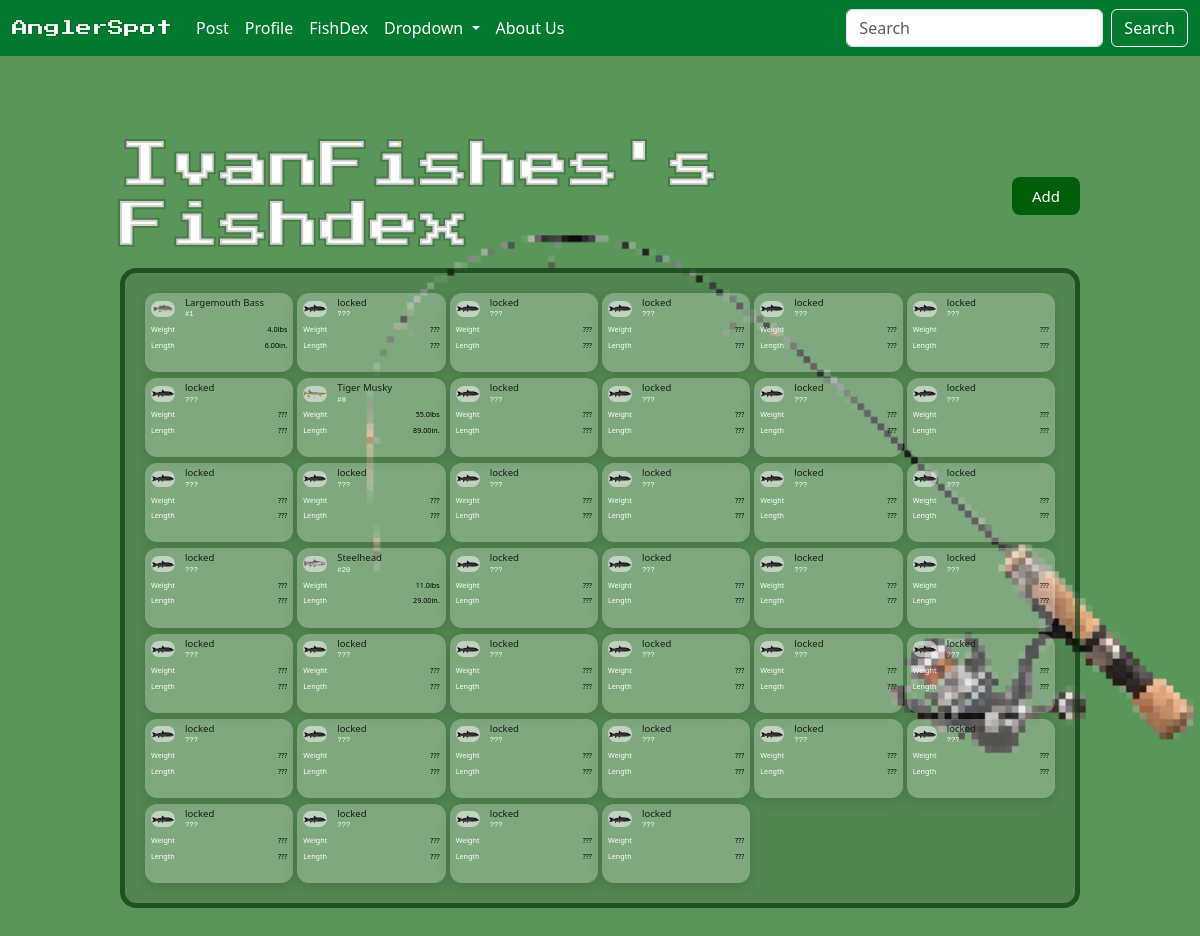
Screenshot of /fishdex/1/ (signed in) with the database file from the repository.
### angler/models/user.py (models this page shows, shortened)
class User(AbstractUser):
    is_private = models.BooleanField(default=False)
    points = models.PositiveIntegerField(default=0) #previous idea have a cap on points validators=[MaxValueValidator(5000)]
    @property
    def get_profile_name(self):
        return Profile.objects.get(user=self).profile_name

class Profile(models.Model):
    user = models.OneToOneField(User, on_delete=models.CASCADE)
    profile_image = models.ImageField(default='default_profile_img.jpg', upload_to='profile_img/', null=False, blank=True)
    profile_name = models.CharField(max_length=16, blank=True)
    bio = models.TextField(max_length=500, blank=True)

### angler/models/fish.py (models this page shows, shortened)
class FishEntry(models.Model):
    fish = models.ForeignKey(Fish, on_delete=models.CASCADE)
    fish_dex = models.ForeignKey(FishDex, on_delete=models.CASCADE)
    entry_weight = models.DecimalField(max_digits=5, decimal_places=1)
    entry_length = models.DecimalField(max_digits=5, decimal_places=2)
    fish_dex_image = models.ImageField(upload_to='fishdex_img/', blank=True)
    tackle = models.ForeignKey(RodAndReel, null=True, blank=True, on_delete=models.SET_NULL)
    lure = models.ForeignKey(Lure, null=True, blank=True, on_delete=models.SET_NULL)
    caught_at = models.DateTimeField(auto_now=True)
    latitude = models.DecimalField(max_digits=9, decimal_places=6, null=True, blank=True)
    longitude = models.DecimalField(max_digits=9, decimal_places=6, null=True, blank=True)
    class Meta:
        unique_together = ('fish', 'fish_dex')

class Fish(models.Model):
    name = models.CharField(max_length=100, unique=True)
    fish_group = models.CharField(max_length=100, blank=True) #i.e bass is the group and the fish name would be large mouth bass
    weight = models.DecimalField(max_digits=5, decimal_places=1) # i.e 1230.9
    length = models.DecimalField(max_digits=5, decimal_places=2) # standard unnit will be inches (form will accept feet and or inches then convert to inches) i.e 234.43
    shiny = models.BooleanField(default=False)
    fish_avatar = models.ImageField(upload_to=content_file_name) #will be stock image for type of fish

### angler/views/fish_dex.py (the view)
# urls.py: path('fishdex/<int:user_id>/', FishDexView.as_view(), name='fishdex'),
class FishDexView(LoginRequiredMixin, View):
    login_url = '/login/'
    def get (self, request, user_id):
        user = get_object_or_404(User, id=user_id)
        fish_entries = FishEntry.objects.filter(fish_dex=FishDex.objects.get(user_id=user_id))
        locked_fish = Fish.objects.exclude(id__in=fish_entries.values_list('fish_id'))
        all_fish = Fish.objects.all()
        print('total fish: ',all_fish.count())
        context = { 'user':user,
                    'fish_entries':fish_entries,
                    'locked_fish':locked_fish,
                    'all_fish':all_fish}
        return render(request, 'angler/fishdex/fish_dex.html', context)

### angler/templates/angler/fishdex/fish_dex.html
{% extends 'angler/base.html'%}
{% block content %}
<body class="app-page">
    <div class="title-row">
        <h2 class="section-title">{{user.get_profile_name}}'s Fishdex</h2>
        {% if request.user == user %}
        <a href="{% url 'fishdex_entry' %}" class="title-btn">Add</a>
        {% endif %}
    </div>
    <div class="practice-box2">
        <div class="obj-grid">
            {% for fish in all_fish %}
                {% for entry in fish_entries %}
                    {% if entry.fish.name == fish.name %}
                        <a href="{% url 'fishdex_detail' fishdex_id=entry.fish_dex.id fish_entry_id=entry.id %}" class="obj-card">
                            <div class="card-header">
                            <img class="obj-img" src="{{ entry.fish.fish_avatar.url }}" alt="{{ obj.name }}" />
                            <div class="card-header-text">
                                <span class="obj-name">{{ entry.fish.name }}</span>
                                <span class="obj-id">#{{ fish.id }}</span>
                            </div>
                            </div>
                            <div class="card-fields">
                            <div class="field-row">
                                <span class="field-label">Weight</span>
                                <span class="field-value">{{ entry.entry_weight }}lbs</span>
                            </div>
                            <div class="field-row">
                                <span class="field-label">Length</span>
                                <span class="field-value">{{ entry.entry_length }}in.</span>
                            </div>
                            </div>
                        </a>
                    {% endif %}
                {% endfor %}
                    {% if fish in locked_fish %}
                        <a aria-disabled="true" class="obj-card">
                            <div class="card-header">
                            <img class="obj-img" src="{{MEDIA_URL}}fish/locked-fish.png" alt="{{ obj.name }}" />
                            <div class="card-header-text">
                                <span class="obj-name">locked</span>
                                <span class="obj-id">???</span>
                            </div>
                            </div>
                            <div class="card-fields">
                            <div class="field-row">
                                <span class="field-label">Weight</span>
                                <span class="field-value">???</span>
                            </div>
                            <div class="field-row">
                                <span class="field-label">Length</span>
                                <span class="field-value">???</span>
                            </div>
                            </div>
                        </a>
                    {% endif %}
        {% endfor %}
        </div>
    </div>
</body>
{% endblock %}

### angler/static/css/style.css (style rules this page uses)
a { text-decoration: none; color: green; }
img { background: transparent; }
body.app-page { background-image: url("../icons/rod.png"); background-repeat: no-repeat; background-size: 70%; background-position: right center; background-attachment: fixed; }
.practice-box2 { position: relative; width: 80vw; height: 80vh; border: 5px solid #0133059d; margin: 0 auto 10vh; box-sizing: border-box; padding: 20px; border-radius: 16px; overflow: hidden; background-color: #0000001a; }
.obj-grid { display: grid; grid-template-columns: repeat(6, 1fr); grid-auto-rows: 1fr; gap: .5vw .5vh; height: 100%; width: 100%; align-content: stretch; box-sizing: border-box; }
.obj-card { min-height: 0; box-sizing: border-box; box-shadow: 0px 4px 15px rgba(0, 0, 0, 0.13); background: rgba(255, 255, 255, 0.274); border: 1.5px solid var(--color-border-tertiary); border-radius: 12px; padding: 0.5vh 0.5vw; display: flex; flex-direction: column; gap: 0.5vh; cursor: pointer; text-decoration: none; color: inherit; overflow: hidden; transition: border-color 0.15s, background 0.15s, transform 0.1s; }
.card-header { display: flex; align-items: center; gap: 10px; }
.card-header-text { min-width: 0; display: flex; flex-direction: column; }
.obj-img { width: 2vw; height: 2vh; border-radius: 8px; object-fit: contain; flex-shrink: 0; background: #f1f1f194; }
.obj-name { font-size: 0.8vw; font-weight: 500; white-space: nowrap; overflow: hidden; text-overflow: ellipsis; line-height: 1.3; color: #1a1a1a; }
.obj-id { font-size: 0.6vw; color: #ffffff; font-family: monospace; }
.card-fields { display: flex; flex-direction: column; gap: 5px; }
.field-row { display: flex; justify-content: space-between; align-items: center; gap: 6px; }
.field-label { font-size: 0.6vw; color: #ffffff; white-space: nowrap; }
.field-value { font-size: 0.6vw; color: #000000; text-align: right; white-space: nowrap; overflow: hidden; text-overflow: ellipsis; max-width: 90px; }
.title-row { width: 80vw; margin: 10vh auto 12px; display: flex; align-items: center; justify-content: space-between; }
.title-btn { background-color: #015f09; color: #ffffff; text-decoration: none; padding: 8px 20px; border-radius: 8px; font-size: 15px; }
.section-title { width: 80vw; margin: 0; font-size: 50px; font-weight: 500; font-family: 'Press Start 2P'; color: #ffffff; -webkit-text-stroke: 4px #0000002f; }
body { background-color: #599759; }

### rows the page displays
User: get_profile_name "IvanFishes"
Fish: id "1"
FishEntry: fish.fish_avatar (picture), fish.name "Largemouth Bass", entry_weight "4.0", entry_length "6.00"
Fish: id "8"
FishEntry: fish.fish_avatar (picture), fish.name "Tiger Musky", entry_weight "55.0", entry_length "89.00"
Fish: id "20"
FishEntry: fish.fish_avatar (picture), fish.name "Steelhead", entry_weight "11.0", entry_length "29.00"
